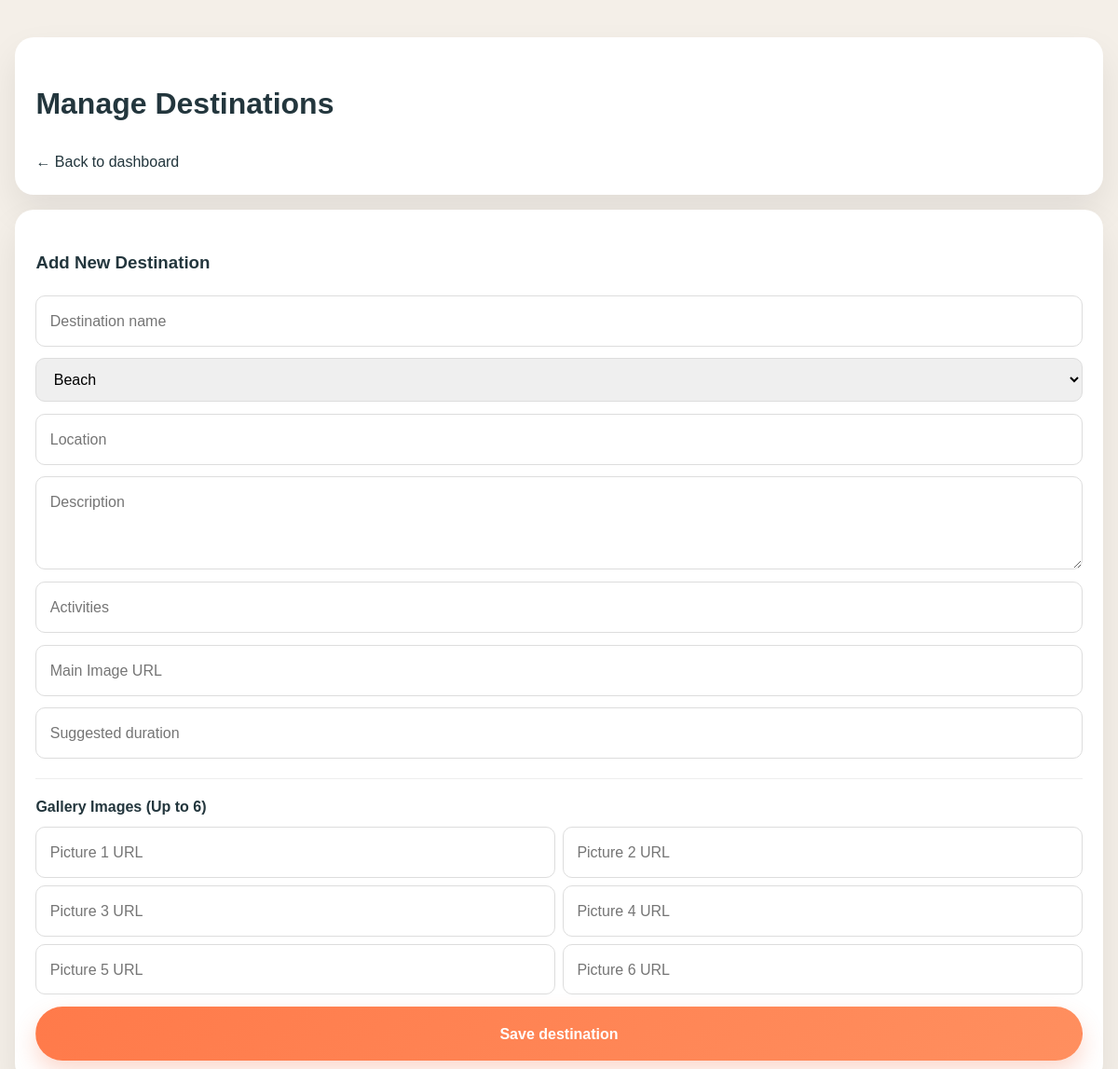
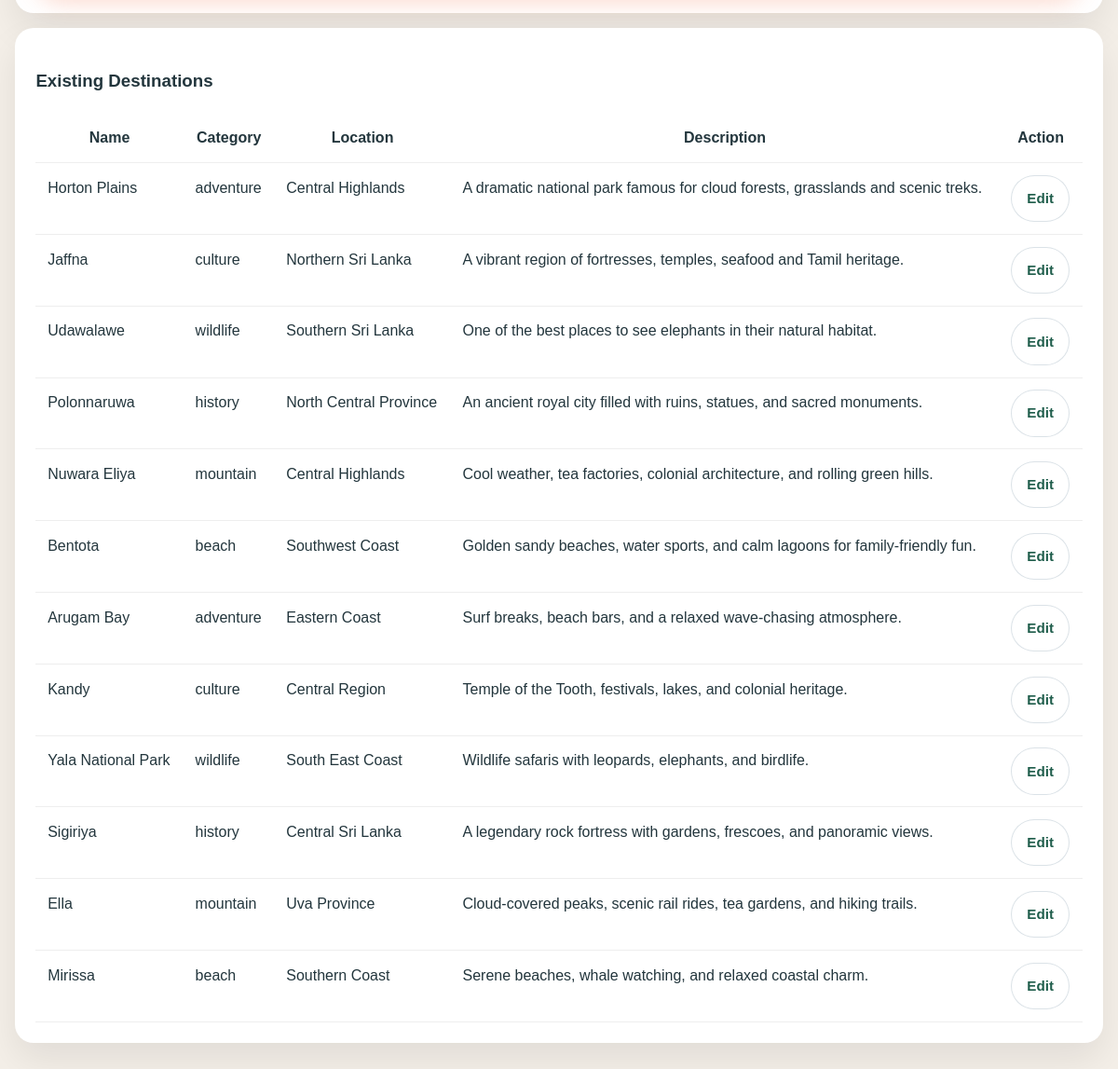
The page /admin/manage_destinations.php (signed in) on the database its author committed (2 pictures, top to bottom).
### tables this page shows
CREATE TABLE IF NOT EXISTS destinations (
  id INT AUTO_INCREMENT PRIMARY KEY,
  name VARCHAR(150) NOT NULL,
  category VARCHAR(50) NOT NULL,
  location VARCHAR(150) NOT NULL,
  description TEXT NOT NULL,
  activities VARCHAR(255) NOT NULL,
  image_url TEXT NOT NULL,
  duration VARCHAR(50) NOT NULL,
  gallery_urls TEXT DEFAULT NULL,
  created_at TIMESTAMP DEFAULT CURRENT_TIMESTAMP
);

### admin/manage_destinations.php (the view, shortened to what this page needs)
<?php
require '../config/database.php';
$edit_dest = null;
$stmt = $conn->prepare('SELECT * FROM destinations ORDER BY id DESC');
$stmt->execute();
$result = $stmt->get_result();
?>
<!DOCTYPE html>
<html lang="en">
<head>
    <link rel="stylesheet" href="../assets/styles.css" />
</head>
<body>
    <div class="admin-wrap">
        <div class="panel">
            <h1>Manage Destinations</h1>
            <a href="dashboard.php">← Back to dashboard</a>
        </div>
        <div class="panel">
            <h3><?php echo $edit_dest ? 'Edit Destination' : 'Add New Destination'; ?></h3>
            <form method="post" action="manage_destinations.php">
                <input type="text" name="name" placeholder="Destination name" required value="<?php echo $edit_dest ? htmlspecialchars($edit_dest['name']) : ''; ?>" />
                <select name="category">
                    <?php
                    $categories = ['beach' => 'Beach', 'mountain' => 'Mountain', 'wildlife' => 'Wildlife', 'culture' => 'Culture', 'adventure' => 'Adventure', 'history' => 'Historical Place'];
                    foreach ($categories as $val => $label) {
                        $sel = ($edit_dest && $edit_dest['category'] === $val) ? 'selected' : '';
                        echo "<option value=\"$val\" $sel>$label</option>";
                    }
                    ?>
                </select>
                <input type="text" name="location" placeholder="Location" required value="<?php echo $edit_dest ? htmlspecialchars($edit_dest['location']) : ''; ?>" />
                <textarea name="description" placeholder="Description" required><?php echo $edit_dest ? htmlspecialchars($edit_dest['description']) : ''; ?></textarea>
                <input type="text" name="activities" placeholder="Activities" required value="<?php echo $edit_dest ? htmlspecialchars($edit_dest['activities']) : ''; ?>" />
                <input type="text" name="image_url" placeholder="Main Image URL" required value="<?php echo $edit_dest ? htmlspecialchars($edit_dest['image_url']) : ''; ?>" />
                <input type="text" name="duration" placeholder="Suggested duration" required value="<?php echo $edit_dest ? htmlspecialchars($edit_dest['duration']) : ''; ?>" />
                <div style="border-top:1px solid #eee; padding-top:1rem; margin-top:0.5rem;">
                    <strong>Gallery Images (Up to 6)</strong>
                    <div style="display:grid; grid-template-columns:1fr 1fr; gap:0.5rem; margin-top:0.5rem;">
                        <?php
                        $existing_galleries = [];
                        for ($i = 1; $i <= 6; $i++) {
                            $val = isset($existing_galleries[$i-1]) ? htmlspecialchars($existing_galleries[$i-1]) : '';
                            echo '<input type="text" name="gallery_'.$i.'" placeholder="Picture '.$i.' URL" value="'.$val.'" />';
                        }
                        ?>
                    </div>
                </div>
                <button class="btn btn-primary" type="submit"><?php echo $edit_dest ? 'Update destination' : 'Save destination'; ?></button>
            </form>
        </div>
        <div class="panel">
            <h3>Existing Destinations</h3>
            <table>
                <thead>
                    <tr><th>Name</th><th>Category</th><th>Location</th><th>Description</th><th>Action</th></tr>
                </thead>
                <tbody>
                    <?php while ($row = $result->fetch_assoc()) { ?>
                        <tr>
                            <td><?php echo htmlspecialchars($row['name']); ?></td>
                            <td><?php echo htmlspecialchars($row['category']); ?></td>
                            <td><?php echo htmlspecialchars($row['location']); ?></td>
                            <td><?php echo htmlspecialchars($row['description']); ?></td>
                            <td><a href="manage_destinations.php?edit_id=<?php echo $row['id']; ?>" class="btn btn-small btn-secondary">Edit</a></td>
                        </tr>
                    <?php } ?>
                </tbody>
            </table>
        </div>
    </div>
</body>
</html>

### assets/styles.css (style rules this page uses)
:root { --primary: #1f5d4b; --primary-dark: #144134; --accent: #ff7a4a; --accent-soft: #ffe1cc; --gold: #f2b44f; --text: #23363d; --muted: #64707d; --surface: #f7f1e8; --border: rgba(31, 93, 75, 0.14); --shadow: 0 18px 45px rgba(31, 93, 75, 0.12); --radius: 24px; }
* { box-sizing: border-box; }
html { scroll-behavior: smooth; }
body { margin: 0; font-family: 'Inter', sans-serif; color: var(--text); background: #fdfcf9; line-height: 1.7; }
a { color: inherit; text-decoration: none; }
button, input, select, textarea { font: inherit; }
.btn { display: inline-flex; align-items: center; justify-content: center; gap: 0.4rem; padding: 0.9rem 1.4rem; border-radius: 999px; font-weight: 700; border: 1px solid transparent; transition: transform 0.2s ease, box-shadow 0.2s ease, background 0.2s ease; }
.btn-primary { background: linear-gradient(135deg, var(--accent), #ff8f5f); color: white; box-shadow: 0 12px 24px rgba(242, 107, 65, 0.25); }
.btn-secondary { background: white; color: var(--primary); border-color: rgba(31, 76, 107, 0.16); }
.btn-small { padding: 0.7rem 1rem; font-size: 0.95rem; }

### admin/manage_destinations.php (style rules this page uses)
body { background: #f4efe8; font-family: Arial, sans-serif; }
.admin-wrap { max-width: 1200px; margin: 40px auto; padding: 0 1rem 2rem; }
.panel { background: white; padding: 1.4rem; border-radius: 20px; box-shadow: 0 18px 38px rgba(0,0,0,0.08); margin-bottom: 1rem; }
form { display: grid; gap: 0.8rem; }
input, textarea, select { padding: 0.8rem 0.9rem; border: 1px solid #ddd; border-radius: 10px; }
textarea { min-height: 100px; }
table { width: 100%; border-collapse: collapse; background: white; }
th, td { padding: 0.8rem; border-bottom: 1px solid #eee; vertical-align: top; }

### rows shown on the page
destinations: name "Horton Plains", category "adventure", location "Central Highlands", description "A dramatic national park famous for cloud forests, grasslands and scenic treks."
destinations: name "Jaffna", category "culture", location "Northern Sri Lanka", description "A vibrant region of fortresses, temples, seafood and Tamil heritage."
destinations: name "Udawalawe", category "wildlife", location "Southern Sri Lanka", description "One of the best places to see elephants in their natural habitat."
destinations: name "Polonnaruwa", category "history", location "North Central Province", description "An ancient royal city filled with ruins, statues, and sacred monuments."
destinations: name "Nuwara Eliya", category "mountain", location "Central Highlands", description "Cool weather, tea factories, colonial architecture, and rolling green hills."
destinations: name "Bentota", category "beach", location "Southwest Coast", description "Golden sandy beaches, water sports, and calm lagoons for family-friendly fun."
destinations: name "Arugam Bay", category "adventure", location "Eastern Coast", description "Surf breaks, beach bars, and a relaxed wave-chasing atmosphere."
destinations: name "Kandy", category "culture", location "Central Region", description "Temple of the Tooth, festivals, lakes, and colonial heritage."
destinations: name "Yala National Park", category "wildlife", location "South East Coast", description "Wildlife safaris with leopards, elephants, and birdlife."
destinations: name "Sigiriya", category "history", location "Central Sri Lanka", description "A legendary rock fortress with gardens, frescoes, and panoramic views."
destinations: name "Ella", category "mountain", location "Uva Province", description "Cloud-covered peaks, scenic rail rides, tea gardens, and hiking trails."
destinations: name "Mirissa", category "beach", location "Southern Coast", description "Serene beaches, whale watching, and relaxed coastal charm."

### other values the page prints
form field category "Beach"
